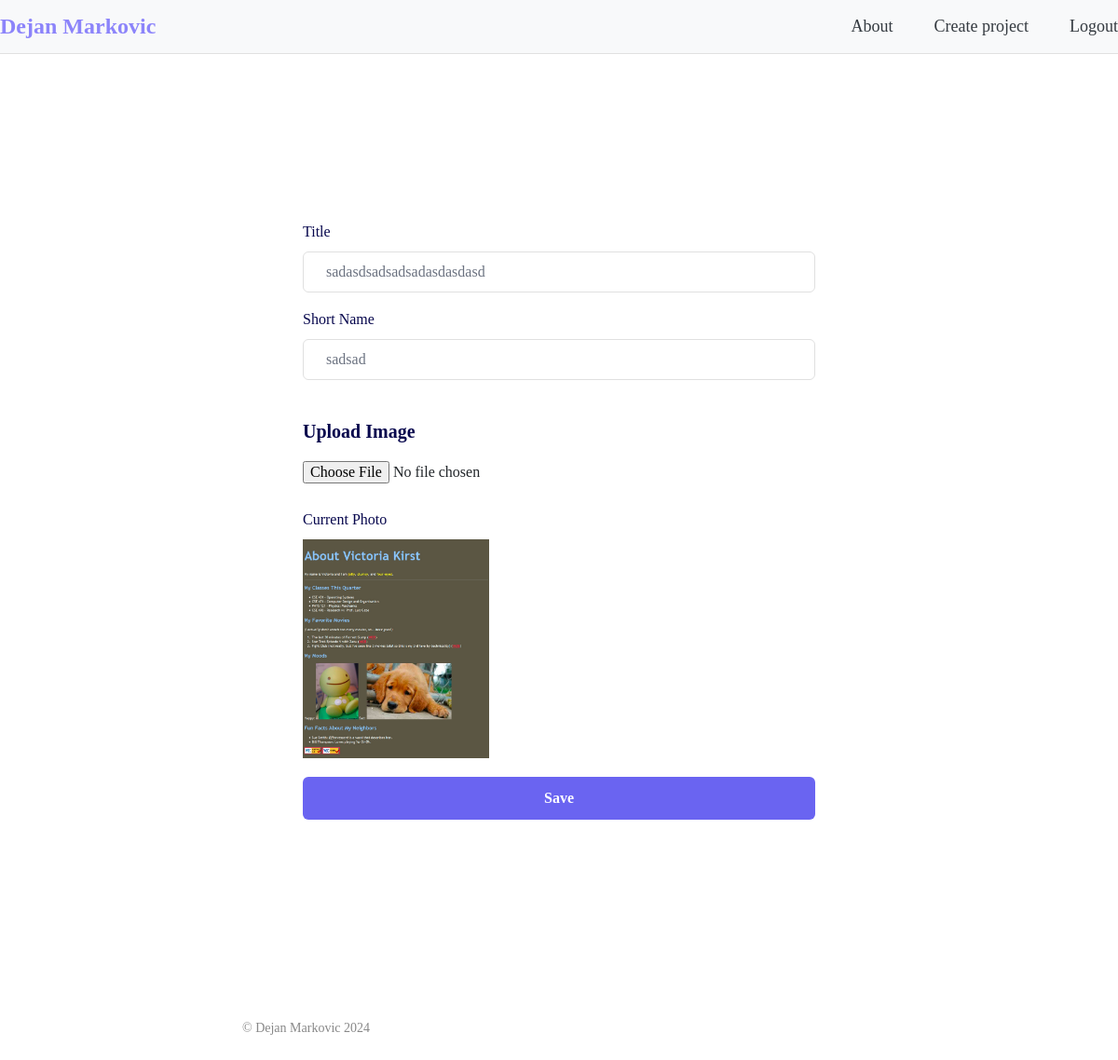
/edit_project/16/ (signed in), run on an earlier commit of the app's database.
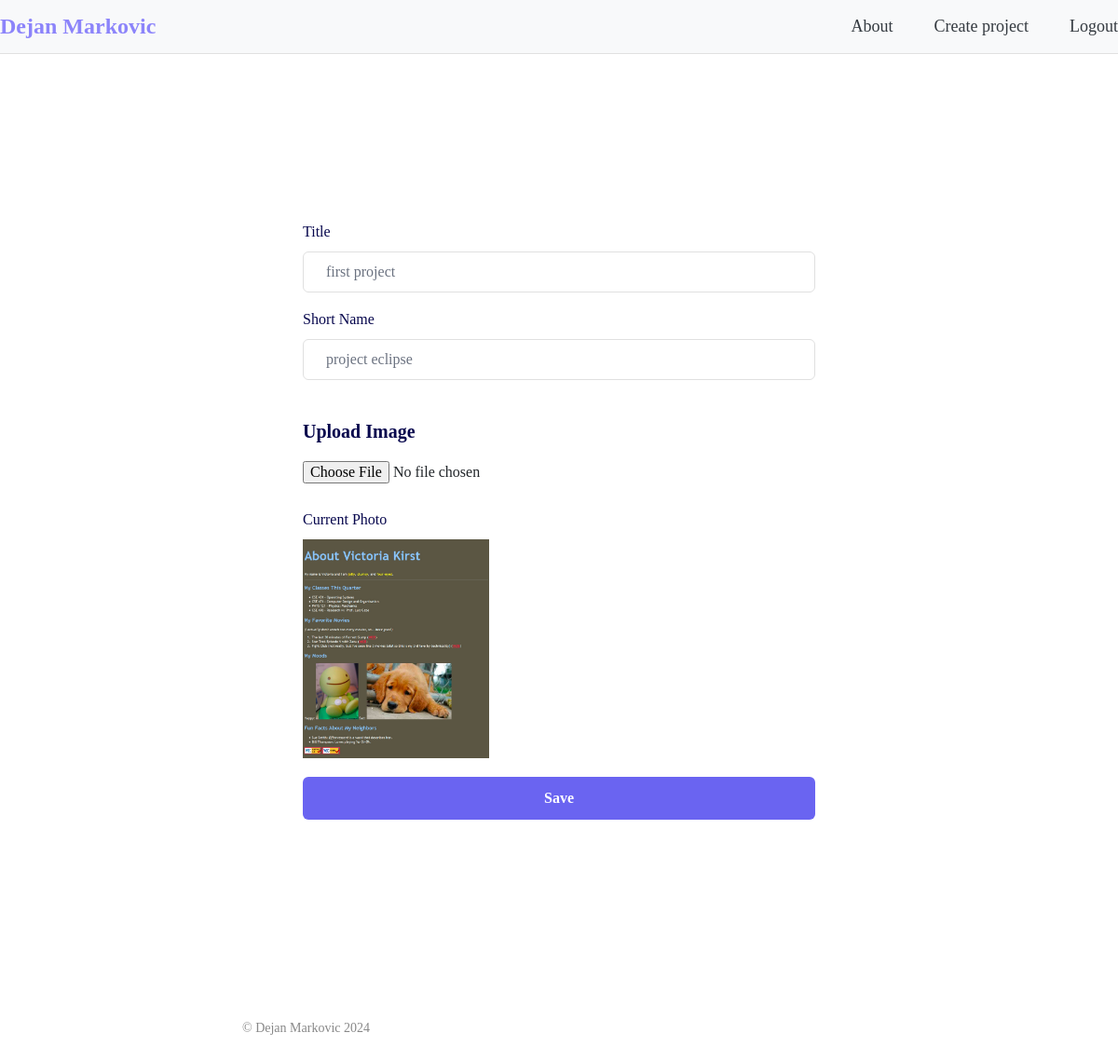
And on a later commit of the database.
### portfolio_app/models.py (models this page shows, shortened)
class ProjectModel(models.Model):
    image = models.ImageField(upload_to='portfolio_app/media/')
    title = models.CharField(max_length=255)
    short_name = models.CharField(max_length=50)
    slug = models.SlugField(max_length=255, unique=True, blank=True)
    created_at = models.DateTimeField(auto_now_add=True)

### portfolio_app/views.py (the view)
# urls.py: path('edit_project/<int:project_id>/', views.edit_project_view, name='edit_project'),
@login_required(login_url="portfolio_page")
def edit_project_view(request, project_id):
    project = get_object_or_404(ProjectModel, id=project_id)
    if request.method == 'POST':
        form = ProjectForm(request.POST, request.FILES, instance=project)
        if form.is_valid():
            image = form.cleaned_data.get('image')
            if image:
                width, height = get_image_dimensions(image)
                if width == 0 or height == 0:
                    form.add_error('image', "Invalid image format. Please upload a valid JPEG or PNG image.")
                else:
                    form.save()
                    messages.success(request, f'Project "{project.title}" updated successfully.')
                    return redirect('portfolio_page')
            else:
                form.add_error('image', "No image uploaded.")
        for field, errors in form.errors.items():
            for error in errors:
                messages.error(request, f"{field}: {error}")
    else:
        form = ProjectForm(instance=project)
    context = {
        'form': form,
        'project': project,
        'page_title': 'Edit Project'
    }
    return render(request, 'portfolio_app/edit_project.html', context)

### portfolio_app/forms.py
class ProjectForm(forms.ModelForm):
    class Meta:
        model = ProjectModel
        fields = ['title', 'short_name', 'image']

### portfolio_app/templates/portfolio_app/edit_project.html (shortened to what this page needs)
{% extends 'base.html' %}
{% load static %}
{% block content %}
<div class="toast-container position-fixed top-0 end-0 p-3">
  </div>
  <div class="hero">
      <div class="formbold-main-wrapper">
        <div class="formbold-form-wrapper">
            <form method="POST" enctype="multipart/form-data">
                <div class="formbold-mb-5">
                    <label for="{{ form.title.id_for_label }}" class="formbold-form-label">
                        Title
                    </label>
                    <input class="formbold-form-input" type="text" id="{{ form.title.id_for_label }}"
                        name="{{ form.title.html_name }}" placeholder="{{ form.title.label }}" value="{{ form.title.value }}" />
                </div>
                <div class="formbold-mb-5">
                    <label for="{{ form.short_name.id_for_label }}" class="formbold-form-label">
                        Short Name
                    </label>
                    <input class="formbold-form-input" type="text" id="{{ form.short_name.id_for_label }}"
                        name="{{ form.short_name.html_name }}" placeholder="{{ form.short_name.label }}" value="{{ form.short_name.value }}" />
                </div>
                <div class="mb-6 pt-4">
                    <label for="{{ form.image.id_for_label }}" class="formbold-form-label formbold-form-label-2">
                        Upload Image
                    </label>
                    <input type="file" name="{{ form.image.name }}" id="{{ form.image.id }}" accept="image/*" style="width: 213px; margin-bottom: 20px;">
                </div>
                {% if form.instance.image %}
                <div class="textfield" style="margin-top: 10px;">
                    <label for="current_image" class="formbold-form-label">
                        Current Photo
                    </label>
                    <img src="{{ form.instance.image.url }}" alt="Current Photo" loading="lazy" style="max-width: 200px;">
                </div>
                {% endif %}
                <div>
                    <button type="submit" class="formbold-btn w-full" style = "margin-top: 20px;">Save</button>
                </div>
            </form>
        </div>
      </div>
</div>
{% endblock %}

What changed in the data, as far as the page shows it:
changed ProjectModel: title "sadasdsadsadsadasdasdasd" → "first project"; short_name "sadsad" → "project eclipse"
